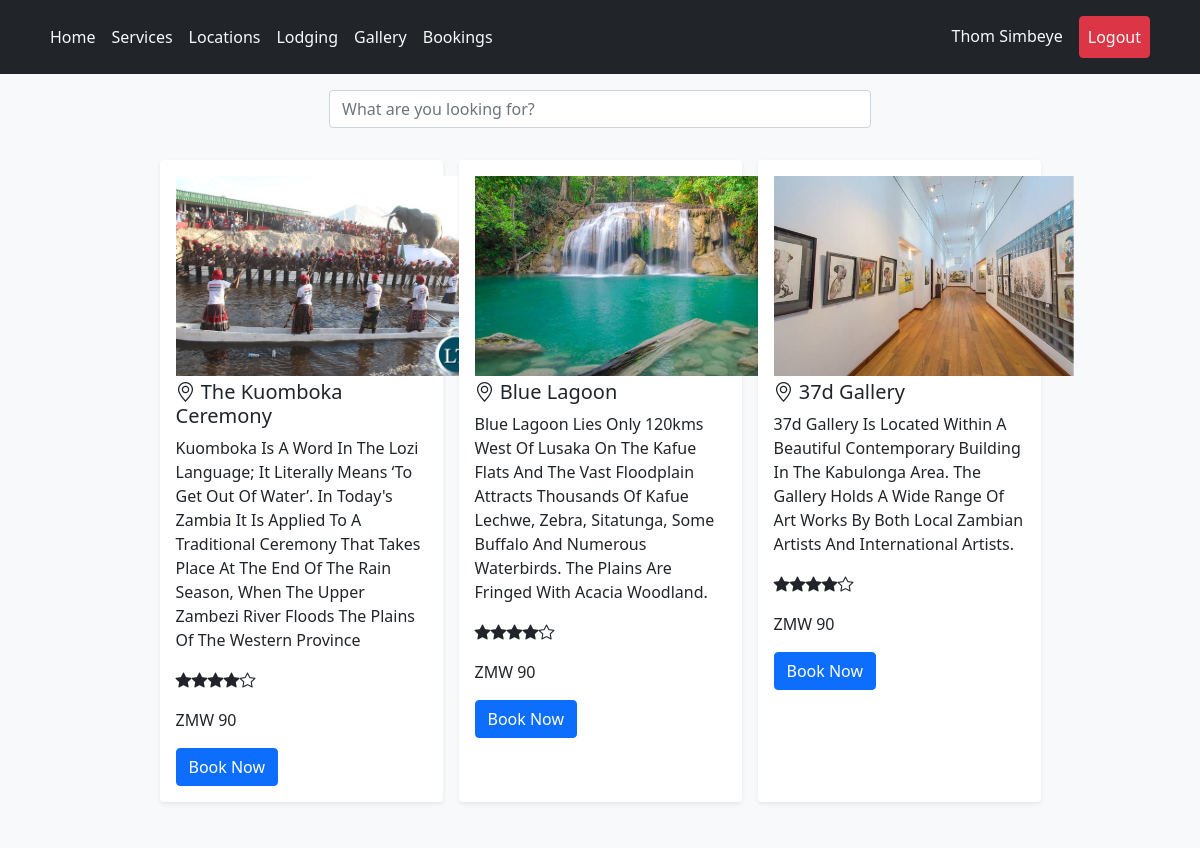
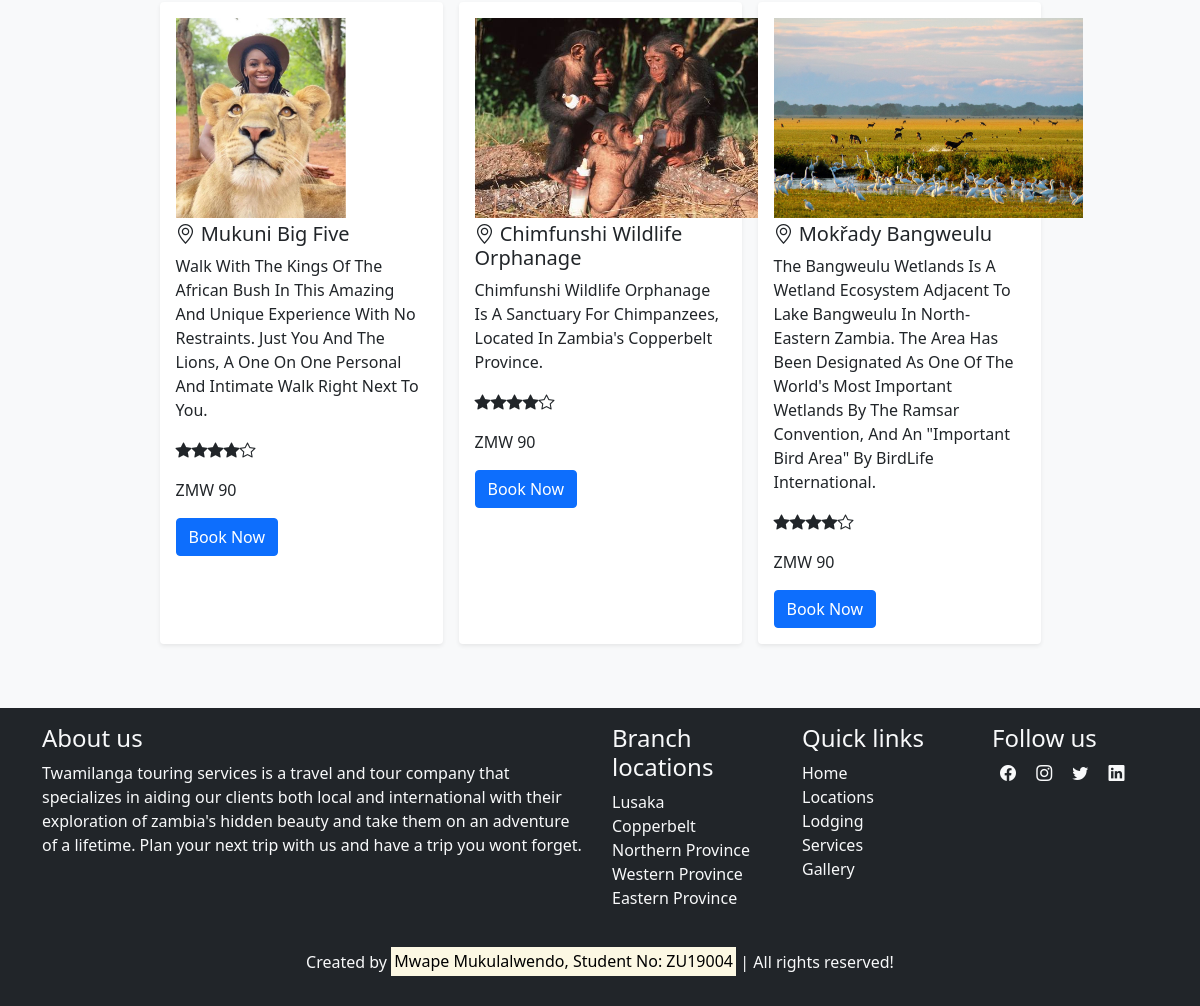
Screenshot of /pages/location.php (signed in) with the database file from the repository (2 pictures, top to bottom).
### tables this page shows
CREATE TABLE `users` (
  `id` int(11) NOT NULL,
  `email` varchar(60) DEFAULT NULL,
  `first_name` varchar(60) DEFAULT NULL,
  `last_name` varchar(60) DEFAULT NULL,
  `phone_no` varchar(12) DEFAULT NULL,
  `password` longtext NOT NULL,
  `is_admin` tinyint(1) NOT NULL,
  `joined` datetime DEFAULT current_timestamp()
);

CREATE TABLE `locations` (
  `id` int(11) NOT NULL,
  `name` varchar(60) NOT NULL,
  `description` longtext NOT NULL,
  `image` text NOT NULL,
  `price` double NOT NULL,
  `rating` float NOT NULL,
  `user_id` int(11) NOT NULL,
  `modified` datetime NOT NULL DEFAULT current_timestamp()
);

### api/get_user.php (called while the page is built, shortened)
<?php
function get_profile($email, $db_connection){
    $sql = "SELECT * FROM users WHERE email = ?";
    if($stmt = $db_connection->prepare($sql)){
        $stmt->bind_param("s", $email);
        if($stmt->execute()){
            $result = $stmt->get_result();
            if($result->num_rows == 1){
                $row = $result->fetch_array(MYSQLI_ASSOC);
                return $row;
            }
        }
    }
}

### inc/1session.php (called while the page is built, shortened)
<?php
require_once "../scripts/connect.php";
include_once "../api/get_user.php";
if (isset($_SESSION["loggedin"]) && $_SESSION["loggedin"] === true) {
    $user = get_profile($_SESSION['email'], $db_connection);
}
?>

### api/get_data.php (the view, shortened to what this page needs)
<?php
function get_locations($db_connection){
    if(isset($_GET["search"])) {
        $keyword = $_GET["search"];
        $sql = "SELECT * FROM locations WHERE name LIKE '%".$keyword."%' OR description LIKE '%".$keyword."%'";
    } else {
        $sql = "SELECT * FROM locations";
    }
    if($result = $db_connection->query($sql)){
        if($result->num_rows > 0){
            while($row = $result->fetch_array()){
                echo '<div class="col-md-3 shadow-sm p-3 mx-2 mb-5 bg-body rounded">';
                    echo '<img src="../'.$row['image'].'" class="mb-1" alt="'.$row['name'].'" style="height: 200px;">';
                    echo '<h5><i class="bi bi-geo-alt"></i> '.$row['name'].'</h5>';
                    echo '<p>'.$row['description'].'</p>';
                    echo '<p>';
                        for($i = 1; $i <= $row['rating']; $i++) {
                            echo '<i class="bi bi-star-fill"></i>';
                        }
                        for($i = 1; $i <= (5 - $row['rating']); $i++) {
                            echo '<i class="bi bi-star"></i>';
                        }
                    echo '</p>';
                    echo '<p>ZMW '.$row['price'].'</p>';
                    echo '<a href="book.form.php?location='.$row['id'].'" class="btn btn-primary">Book Now</a>';
                echo '</div>';
            }
        } else {
            echo "No records found matching your request";
        }
    }
}

### inc/navbar.php (shortened to what this page needs)
<header class="p-3 bg-dark text-white sticky-top">
    <div class="container">
      <div class="d-flex flex-wrap align-items-center justify-content-center justify-content-lg-start">
        <ul class="nav col-12 col-lg-auto me-lg-auto mb-2 justify-content-center mb-md-0">
            <li class="nav-item"><a href="/Mwape/" class="nav-link link-light px-2">Home</a></li>
            <li class="nav-item"><a href="/Mwape/index.php#services" class="nav-link link-light px-2">Services</a></li>
            <li class="nav-item"><a href="/Mwape/pages/location.php" class="nav-link link-light px-2">Locations</a></li>
            <li class="nav-item"><a href="/Mwape/pages/lodging.php" class="nav-link link-light px-2">Lodging</a></li>
            <li class="nav-item"><a href="/Mwape/pages/gallery.php" class="nav-link link-light px-2">Gallery</a></li>
            <?php
            if (isset($_SESSION['email'])) {
                echo '<li class="nav-item"><a href="/Mwape/pages/booking.php" class="nav-link link-light px-2">Bookings</a></li>';
            }
            ?>
        </ul>
        <div class="text-end">
            <ul class="nav">
                <?php
                if (isset($_SESSION['email'])) {
                echo '<li class="nav-item"><a href="/Mwape/pages/account.php" class="nav-link link-light px-2">'.$user['first_name'].' '.$user['last_name'].'</a></li>
                <li class="nav-item"><a href="/Mwape/scripts/logout.process.php" class="nav-link link-light px-2 btn btn-danger mx-2">Logout</a></li>';
                } else {
                echo '<li class="nav-item"><a href="/Mwape/pages/login.php" class="btn btn-outline-light-me-2 nav-link link-light px-2 mx-2">Login</a></li>
                <li class="nav-item"><a href="/Mwape/pages/signup.php" class="btn btn-warning nav-link link-light px-2 mx-2">Sign up</a></li>';
                }
                ?>
            </ul>
        </div>
      </div>
    </div>
</header>

### rows the page displays
users: first_name "Thom", last_name "Simbeye"
locations: image (picture), name "The Kuomboka Ceremony", description "Kuomboka Is A Word In The Lozi Language; It Literally Means ‘To Get Out Of Water’. In Today's Zambia It Is Applied To A Traditional Ceremony That Takes Place At The End Of The Rain Season, When The Upper Zambezi River Floods The Plains Of The Western Province", rating 4 (drawn), price "90"
locations: image (picture), name "Blue Lagoon", description "Blue Lagoon Lies Only 120kms West Of Lusaka On The Kafue Flats And The Vast Floodplain Attracts Thousands Of Kafue Lechwe, Zebra, Sitatunga, Some Buffalo And Numerous Waterbirds. The Plains Are Fringed With Acacia Woodland.", rating 4 (drawn), price "90"
locations: image (picture), name "37d Gallery", description "37d Gallery Is Located Within A Beautiful Contemporary Building In The Kabulonga Area. The Gallery Holds A Wide Range Of Art Works By Both Local Zambian Artists And International Artists.", rating 4 (drawn), price "90"
locations: image (picture), name "Mukuni Big Five", description "Walk With The Kings Of The African Bush In This Amazing And Unique Experience With No Restraints. Just You And The Lions, A One On One Personal And Intimate Walk Right Next To You.", rating 4 (drawn), price "90"
locations: image (picture), name "Chimfunshi Wildlife Orphanage", description "Chimfunshi Wildlife Orphanage Is A Sanctuary For Chimpanzees, Located In Zambia's Copperbelt Province.", rating 4 (drawn), price "90"
locations: image (picture), name "Mokřady Bangweulu", description "The Bangweulu Wetlands Is A Wetland Ecosystem Adjacent To Lake Bangweulu In North-Eastern Zambia. The Area Has Been Designated As One Of The World's Most Important Wetlands By The Ramsar Convention, And An \"Important Bird Area\" By BirdLife International.", rating 4 (drawn), price "90"
